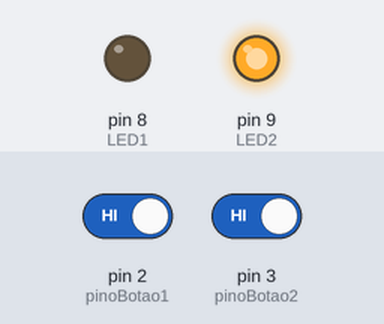
Simulated run of this sketch. Board: Arduino Uno, built with avr-gcc and run on an emulated ATmega328P. On the bench: output pins drawn as LEDs (lit = HIGH). The inputs (shaded band) are chosen by the test bench; at power-on: pin 2 (pinoBotao1) HIGH, pin 3 (pinoBotao2) HIGH.

Above: at 1.2 s.
1.3 s: pin 2 (pinoBotao1) driven LOW and pin 3 (pinoBotao2) driven LOW
At 1.9 s:
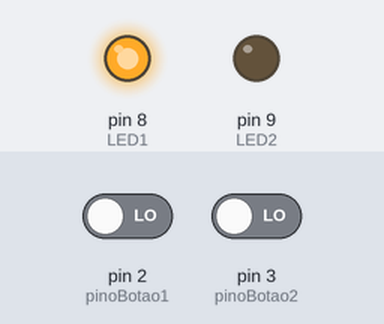
Timing chart, 0 to 4.3 s (numbered marks = the images above; inputs shaded):
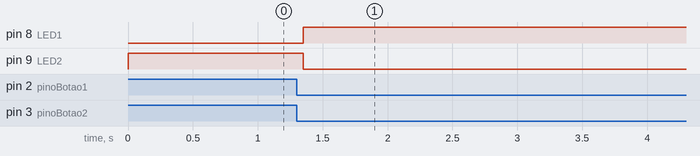

The sketch:

15_intervalo_maximo_entre_2botoes_para_ligarled.ino
```cpp
// 15 intervalo maximo entre 2 botoes para ligar 1 led
const int pinoBotao1 = 2;
const int pinoBotao2 = 3;
const int LED1 = 8;
const int LED2 = 9;

int estadoBotao1, estadoBotao2;
int ultimoEstadoLeitura1 = HIGH;
int ultimoEstadoLeitura2 = HIGH;

unsigned long ultimoTempoDebounce1 = 0;
unsigned long ultimoTempoDebounce2 = 0;
unsigned long tempoDebounce = 50;

unsigned long intervaloa = 0;
unsigned long intervalob = 0;
unsigned long intervaloMaximo = 500; // Tempo máximo entre cliques para validar

bool modoTravado = false;

void setup() {
  pinMode(pinoBotao1, INPUT_PULLUP);
  pinMode(pinoBotao2, INPUT_PULLUP);
  pinMode(LED1, OUTPUT);
  pinMode(LED2, OUTPUT);

  // Estado inicial dos LEDs
  digitalWrite(LED1, LOW);
  digitalWrite(LED2, HIGH);
}

void loop() {
  int leitura1 = digitalRead(pinoBotao1);
  int leitura2 = digitalRead(pinoBotao2);

  // --- LOGICA BOTÃO 1 ---
  if (leitura1 != ultimoEstadoLeitura1) ultimoTempoDebounce1 = millis();
  if ((millis() - ultimoTempoDebounce1) > tempoDebounce) {
    if (leitura1 != estadoBotao1) {
      estadoBotao1 = leitura1;
      if (estadoBotao1 == LOW) {
        intervaloa = millis();
      }
    }
  }

  // --- LOGICA BOTÃO 2 ---
  if (leitura2 != ultimoEstadoLeitura2) ultimoTempoDebounce2 = millis();
  if ((millis() - ultimoTempoDebounce2) > tempoDebounce) {
    if (leitura2 != estadoBotao2) {
      estadoBotao2 = leitura2;
      if (estadoBotao2 == LOW) {
        intervalob = millis();
      }
    }
  }

  // --- LÓGICA DE TRAVAMENTO ---
  // Calculamos a diferença absoluta entre os últimos cliques registrados
  unsigned long diferenca = (intervaloa > intervalob) ? (intervaloa - intervalob) : (intervalob - intervaloa);

  // Se a diferença entre o clique do botão A e do botão B for pequena, TRAVA
  if (diferenca < intervaloMaximo && intervaloa > 0 && intervalob > 0) {
    modoTravado = true;
  }

  // Aplica o estado nos LEDs
  if (modoTravado) {
    digitalWrite(LED1, HIGH);
    digitalWrite(LED2, LOW);
  } else {
    digitalWrite(LED1, LOW);
    digitalWrite(LED2, HIGH);
  }

  ultimoEstadoLeitura1 = leitura1;
  ultimoEstadoLeitura2 = leitura2;
}
```

Measured:
- after the input at 1.3 s, pin 8 (LED1): LOW → HIGH after 0.05 s; pin 9 (LED2): HIGH → LOW after 0.05 s
